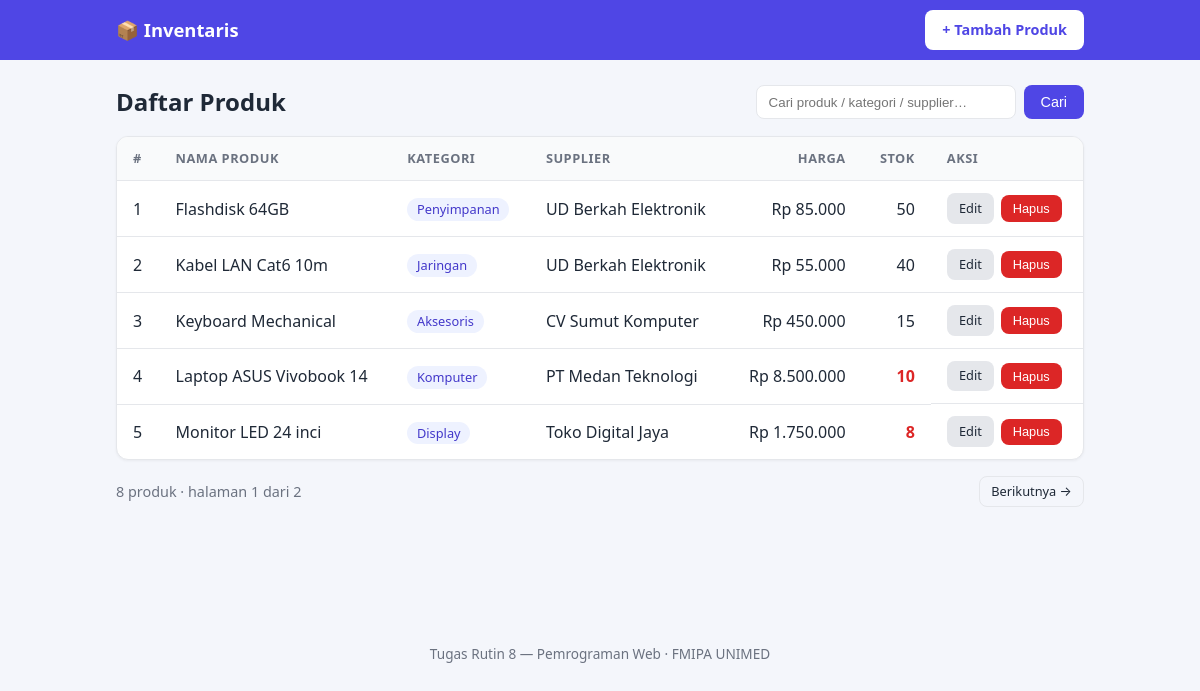
The page / on the database its author committed.
### tables this page shows
CREATE TABLE products (
    id          INT AUTO_INCREMENT PRIMARY KEY,
    name        VARCHAR(150)  NOT NULL,
    category_id INT           NOT NULL,
    supplier_id INT           NOT NULL,
    price       DECIMAL(12,2) NOT NULL,
    stock       INT           NOT NULL DEFAULT 0,
    created_at  TIMESTAMP     NOT NULL DEFAULT CURRENT_TIMESTAMP,
    CONSTRAINT fk_products_category FOREIGN KEY (category_id)
        REFERENCES categories(id) ON UPDATE CASCADE ON DELETE RESTRICT,
    CONSTRAINT fk_products_supplier FOREIGN KEY (supplier_id)
        REFERENCES suppliers(id)  ON UPDATE CASCADE ON DELETE RESTRICT
);

CREATE TABLE categories (
    id   INT AUTO_INCREMENT PRIMARY KEY,
    name VARCHAR(100) NOT NULL UNIQUE
);

CREATE TABLE suppliers (
    id    INT AUTO_INCREMENT PRIMARY KEY,
    name  VARCHAR(100) NOT NULL,
    phone VARCHAR(20)
);

### includes/functions.php (called while the page is built, shortened)
<?php
function e($value): string
{
    return htmlspecialchars((string) $value, ENT_QUOTES, 'UTF-8');
}
function format_rupiah($n): string
{
    return 'Rp ' . number_format((float) $n, 0, ',', '.');
}

### index.php (the view, shortened to what this page needs)
<?php
require_once __DIR__ . '/includes/functions.php';
$pdo = Database::getInstance()->getConnection();
$perPage = 5;
$q       = trim($_GET['q'] ?? '');
$page    = max(1, (int) ($_GET['page'] ?? 1));
$like    = '%' . $q . '%';
$offset  = 0;
try {
    $stmt = $pdo->prepare(
        "SELECT COUNT(*)
           FROM products p
           JOIN categories c ON p.category_id = c.id
           JOIN suppliers  s ON p.supplier_id = s.id
          WHERE p.name LIKE :q OR c.name LIKE :q2 OR s.name LIKE :q3"
    );
    $stmt->execute([':q' => $like, ':q2' => $like, ':q3' => $like]);
    $total      = (int) $stmt->fetchColumn();
    $totalPages = max(1, (int) ceil($total / $perPage));
    $page       = min($page, $totalPages);
    $offset     = ($page - 1) * $perPage;
    $stmt = $pdo->prepare(
        "SELECT p.id, p.name, p.price, p.stock,
                c.name AS category, s.name AS supplier
           FROM products p
           JOIN categories c ON p.category_id = c.id
           JOIN suppliers  s ON p.supplier_id = s.id
          WHERE p.name LIKE :q OR c.name LIKE :q2 OR s.name LIKE :q3
          ORDER BY p.name
          LIMIT :limit OFFSET :offset"
    );
    $stmt->bindValue(':q',  $like);
    $stmt->bindValue(':q2', $like);
    $stmt->bindValue(':q3', $like);
    $stmt->bindValue(':limit',  $perPage, PDO::PARAM_INT);
    $stmt->bindValue(':offset', $offset,  PDO::PARAM_INT);
    $stmt->execute();
    $products = $stmt->fetchAll();
} catch (PDOException $ex) {
    error_log('Index error: ' . $ex->getMessage());
    $products = [];
    $total = 0;
    $totalPages = 1;
    flash_set('error', 'Terjadi kesalahan database saat memuat data.');
}
require __DIR__ . '/includes/header.php';
?>
<div class="page-head">
    <h1>Daftar Produk</h1>
    <form method="GET" class="search">
        <input type="search" name="q" placeholder="Cari produk / kategori / supplier…"
               value="<?= e($q) ?>">
        <button class="btn btn-primary" type="submit">Cari</button>
    </form>
</div>
<div class="card table-wrap">
    <table>
        <thead>
            <tr>
                <th>#</th><th>Nama Produk</th><th>Kategori</th><th>Supplier</th>
                <th class="num">Harga</th><th class="num">Stok</th><th>Aksi</th>
            </tr>
        </thead>
        <tbody>
        <?php foreach ($products as $i => $p): ?>
            <tr>
                <td><?= $offset + $i + 1 ?></td>
                <td><?= e($p['name']) ?></td>
                <td><span class="badge"><?= e($p['category']) ?></span></td>
                <td><?= e($p['supplier']) ?></td>
                <td class="num"><?= e(format_rupiah($p['price'])) ?></td>
                <td class="num <?= (int) $p['stock'] <= 10 ? 'low' : '' ?>"><?= (int) $p['stock'] ?></td>
                <td class="row-actions">
                    <a class="btn btn-sm" href="edit.php?id=<?= (int) $p['id'] ?>">Edit</a>
                    <form method="POST" action="delete.php"
                          onsubmit="return confirm('Yakin hapus produk ini?');">
                        <button type="submit" class="btn btn-sm btn-danger">Hapus</button>
                    </form>
                </td>
            </tr>
        <?php endforeach; ?>
        </tbody>
    </table>
</div>
<div class="pager">
    <span><?= $total ?> produk · halaman <?= $page ?> dari <?= $totalPages ?></span>
    <div>
        <?php if ($page < $totalPages): ?>
            <a class="btn btn-sm btn-ghost" href="?q=<?= urlencode($q) ?>&page=<?= $page + 1 ?>">Berikutnya →</a>
        <?php endif; ?>
    </div>
</div>
<?php require __DIR__ . '/includes/footer.php'; ?>

### includes/header.php (shortened to what this page needs)
<!DOCTYPE html>
<html lang="id">
<head>
    <link rel="stylesheet" href="assets/style.css">
</head>
<body>
<header class="topbar">
    <div class="container topbar-inner">
        <a class="brand" href="index.php">📦 Inventaris</a>
        <a class="btn btn-primary" href="create.php">+ Tambah Produk</a>
    </div>
</header>
<main class="container">

### includes/footer.php
</main>
<footer class="footer">
    <div class="container">Tugas Rutin 8 — Pemrograman Web · FMIPA UNIMED</div>
</footer>
</body>
</html>

### assets/style.css (style rules this page uses)
:root { --bg: #f4f6fb; --card: #ffffff; --text: #1f2937; --muted: #6b7280; --primary: #4f46e5; --primary-dark: #4338ca; --danger: #dc2626; --border: #e5e7eb; --success-bg: #dcfce7; --success-tx: #166534; --error-bg: #fee2e2; --error-tx: #991b1b; }
* { box-sizing: border-box; }
body { margin: 0; font-family: system-ui, -apple-system, "Segoe UI", Roboto, sans-serif; background: var(--bg); color: var(--text); line-height: 1.5; }
.container { max-width: 1000px; margin: 0 auto; padding: 0 1rem; }
.topbar { background: var(--primary); color: #fff; }
.topbar-inner { display: flex; justify-content: space-between; align-items: center; height: 60px; }
.brand { color: #fff; font-weight: 700; font-size: 1.15rem; text-decoration: none; }
main.container { padding-top: 1.5rem; padding-bottom: 2rem; min-height: 70vh; }
h1 { margin: 0; font-size: 1.5rem; }
.page-head { display: flex; justify-content: space-between; align-items: center; flex-wrap: wrap; gap: .75rem; margin-bottom: 1rem; }
.card { background: var(--card); border: 1px solid var(--border); border-radius: 12px; box-shadow: 0 1px 3px rgba(0,0,0,.05); }
.table-wrap { overflow-x: auto; }
table { width: 100%; border-collapse: collapse; }
th, td { padding: .75rem 1rem; text-align: left; border-bottom: 1px solid var(--border); white-space: nowrap; }
th { background: #f9fafb; font-size: .8rem; text-transform: uppercase; letter-spacing: .04em; color: var(--muted); }
tbody tr:last-child td { border-bottom: 0; }
.num { text-align: right; }
.low { color: var(--danger); font-weight: 700; }
.badge { background: #eef2ff; color: var(--primary-dark); padding: .15rem .6rem; border-radius: 999px; font-size: .8rem; }
.row-actions { display: flex; gap: .4rem; align-items: center; }
.row-actions form { margin: 0; }
.btn { display: inline-block; border: 1px solid transparent; border-radius: 8px; padding: .5rem 1rem; font-size: .9rem; cursor: pointer; text-decoration: none; background: #e5e7eb; color: var(--text); }
.btn-primary { background: var(--primary); color: #fff; }
.topbar .btn-primary { background: #fff; color: var(--primary); font-weight: 600; }
.btn-danger { background: var(--danger); color: #fff; }
.btn-ghost { background: transparent; border-color: var(--border); }
.btn-sm { padding: .3rem .7rem; font-size: .8rem; }
.search { display: flex; gap: .5rem; }
.search input { padding: .5rem .75rem; border: 1px solid var(--border); border-radius: 8px; min-width: 260px; }
.pager { display: flex; justify-content: space-between; align-items: center; margin-top: 1rem; color: var(--muted); font-size: .9rem; flex-wrap: wrap; gap: .5rem; }
.footer { text-align: center; color: var(--muted); font-size: .85rem; padding: 1.5rem 0; }

### rows shown on the page
products: i "1", name "Flashdisk 64GB", category.name "Penyimpanan", supplier.name "UD Berkah Elektronik", price "Rp 85.000", stock "50"
products: i "2", name "Kabel LAN Cat6 10m", category.name "Jaringan", supplier.name "UD Berkah Elektronik", price "Rp 55.000", stock "40"
products: i "3", name "Keyboard Mechanical", category.name "Aksesoris", supplier.name "CV Sumut Komputer", price "Rp 450.000", stock "15"
products: i "4", name "Laptop ASUS Vivobook 14", category.name "Komputer", supplier.name "PT Medan Teknologi", price "Rp 8.500.000", stock "10"
products: i "5", name "Monitor LED 24 inci", category.name "Display", supplier.name "Toko Digital Jaya", price "Rp 1.750.000", stock "8"

### other values the page prints
$total "8"
$page "1"
$totalPages "2"
